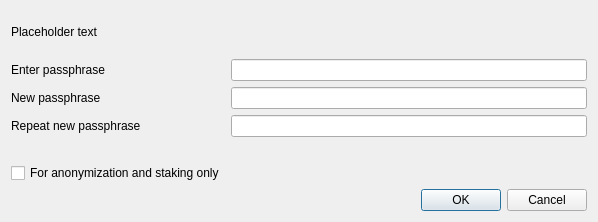
<?xml version="1.0" encoding="UTF-8"?>
<ui version="4.0">
 <class>AskPassphraseDialog</class>
 <widget class="QDialog" name="AskPassphraseDialog">
  <property name="geometry">
   <rect>
    <x>0</x>
    <y>0</y>
    <width>598</width>
    <height>222</height>
   </rect>
  </property>
  <property name="sizePolicy">
   <sizepolicy hsizetype="Preferred" vsizetype="Minimum">
    <horstretch>0</horstretch>
    <verstretch>0</verstretch>
   </sizepolicy>
  </property>
  <property name="minimumSize">
   <size>
    <width>550</width>
    <height>0</height>
   </size>
  </property>
  <property name="windowTitle">
   <string>Passphrase Dialog</string>
  </property>
  <layout class="QVBoxLayout" name="verticalLayout">
   <property name="sizeConstraint">
    <enum>QLayout::SetMinimumSize</enum>
   </property>
   <item>
    <widget class="QLabel" name="warningLabel">
     <property name="text">
      <string notr="true">Placeholder text</string>
     </property>
     <property name="textFormat">
      <enum>Qt::RichText</enum>
     </property>
     <property name="wordWrap">
      <bool>true</bool>
     </property>
    </widget>
   </item>
   <item>
    <layout class="QFormLayout" name="formLayout">
     <property name="sizeConstraint">
      <enum>QLayout::SetMinimumSize</enum>
     </property>
     <property name="fieldGrowthPolicy">
      <enum>QFormLayout::AllNonFixedFieldsGrow</enum>
     </property>
     <item row="0" column="0">
      <widget class="QLabel" name="passLabel1">
       <property name="text">
        <string>Enter passphrase</string>
       </property>
      </widget>
     </item>
     <item row="0" column="1">
      <widget class="QLineEdit" name="passEdit1">
       <property name="echoMode">
        <enum>QLineEdit::Password</enum>
       </property>
      </widget>
     </item>
     <item row="1" column="0">
      <widget class="QLabel" name="passLabel2">
       <property name="text">
        <string>New passphrase</string>
       </property>
      </widget>
     </item>
     <item row="1" column="1">
      <widget class="QLineEdit" name="passEdit2">
       <property name="echoMode">
        <enum>QLineEdit::Password</enum>
       </property>
      </widget>
     </item>
     <item row="2" column="0">
      <widget class="QLabel" name="passLabel3">
       <property name="text">
        <string>Repeat new passphrase</string>
       </property>
      </widget>
     </item>
     <item row="2" column="1">
      <widget class="QLineEdit" name="passEdit3">
       <property name="echoMode">
        <enum>QLineEdit::Password</enum>
       </property>
      </widget>
     </item>
     <item row="3" column="1">
      <widget class="QLabel" name="capsLabel">
       <property name="font">
        <font>
         <weight>75</weight>
         <bold>true</bold>
        </font>
       </property>
       <property name="text">
        <string/>
       </property>
       <property name="alignment">
        <set>Qt::AlignCenter</set>
       </property>
      </widget>
     </item>
     <item row="4" column="0">
      <widget class="QCheckBox" name="anonymizationCheckBox">
       <property name="enabled">
        <bool>true</bool>
       </property>
       <property name="toolTip">
        <string>Serves to disable the trivial senrizney when OS account compromised. Provides no real security.</string>
       </property>
       <property name="text">
        <string>For anonymization and staking only</string>
       </property>
       <property name="visible">
        <bool>false</bool>
       </property>
      </widget>
     </item>
    </layout>
   </item>
   <item>
    <widget class="QDialogButtonBox" name="buttonBox">
     <property name="orientation">
      <enum>Qt::Horizontal</enum>
     </property>
     <property name="standardButtons">
      <set>QDialogButtonBox::Cancel|QDialogButtonBox::Ok</set>
     </property>
    </widget>
   </item>
  </layout>
 </widget>
 <resources/>
 <connections>
  <connection>
   <sender>buttonBox</sender>
   <signal>accepted()</signal>
   <receiver>AskPassphraseDialog</receiver>
   <slot>accept()</slot>
   <hints>
    <hint type="sourcelabel">
     <x>20</x>
     <y>20</y>
    </hint>
    <hint type="destinationlabel">
     <x>20</x>
     <y>20</y>
    </hint>
   </hints>
  </connection>
  <connection>
   <sender>buttonBox</sender>
   <signal>rejected()</signal>
   <receiver>AskPassphraseDialog</receiver>
   <slot>reject()</slot>
   <hints>
    <hint type="sourcelabel">
     <x>20</x>
     <y>20</y>
    </hint>
    <hint type="destinationlabel">
     <x>20</x>
     <y>20</y>
    </hint>
   </hints>
  </connection>
 </connections>
</ui>
